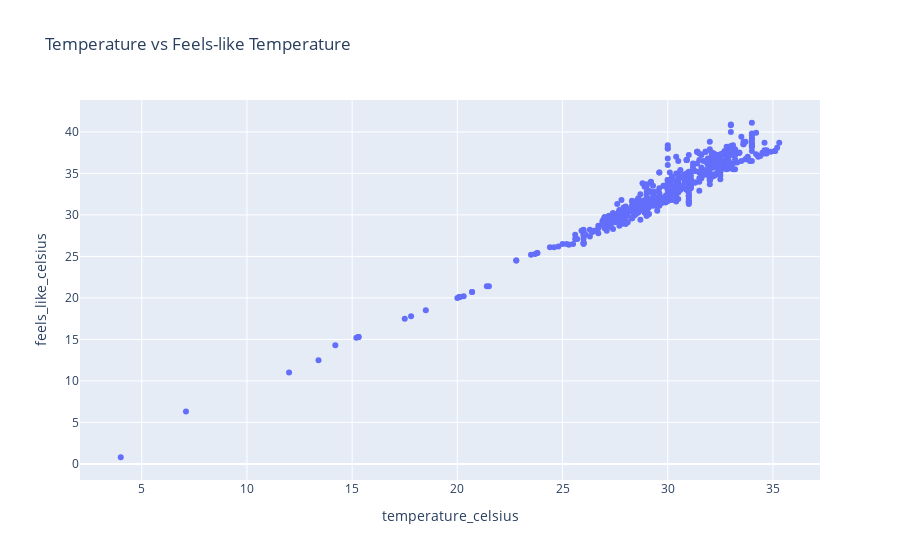

Here is the notebook cell this chart was saved with:
### Code cell
# Temperature VS Feels Like Temperature
fig8 = px.scatter(weather_data, x="temperature_celsius", y="feels_like_celsius", title="Temperature vs Feels-like Temperature")
fig8.show()

### Figure 1 — Plotly figure (JSON) as saved in the notebook; plotly's stock layout.template omitted (floating-point values rounded to 4 significant figures; data arrays with more than 128 entries replaced by an {"elided": "..."} marker saying what was removed)
{"data": [{"hovertemplate": "temperature_celsius=%{x}<br>feels_like_celsius=%{y}<extra></extra>", "legendgroup": "", "marker": {"color": "#636efa", "symbol": "circle"}, "mode": "markers", "name": "", "orientation": "v", "showlegend": false, "type": "scatter", "x": {"elided": "572 float values"}, "xaxis": "x", "y": {"elided": "572 float values"}, "yaxis": "y"}], "layout": {"autosize": true, "legend": {"tracegroupgap": 0}, "title": {"text": "Temperature vs Feels-like Temperature"}, "xaxis": {"anchor": "y", "autorange": true, "domain": [0, 1], "range": [2.106, 37.19], "title": {"text": "temperature_celsius"}, "type": "linear"}, "yaxis": {"anchor": "x", "autorange": true, "domain": [0, 1], "range": [-2.526, 44.43], "title": {"text": "feels_like_celsius"}, "type": "linear"}}}
